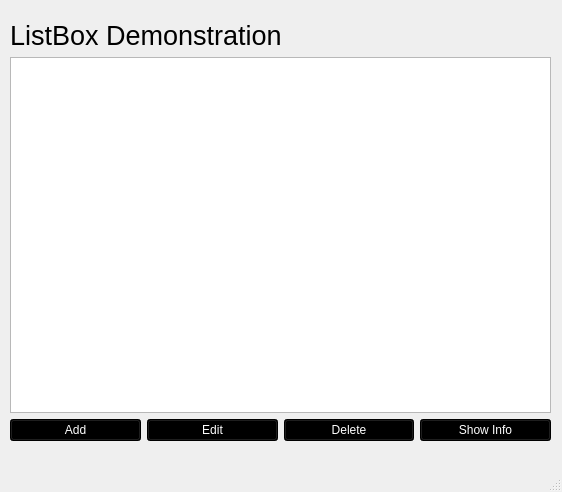
<?xml version="1.0" encoding="UTF-8"?>
<ui version="4.0">
 <class>MainWindow</class>
 <widget class="QMainWindow" name="MainWindow">
  <property name="geometry">
   <rect>
    <x>0</x>
    <y>0</y>
    <width>562</width>
    <height>492</height>
   </rect>
  </property>
  <property name="windowTitle">
   <string>MainWindow</string>
  </property>
  <widget class="QWidget" name="centralwidget">
   <widget class="QWidget" name="verticalLayoutWidget">
    <property name="geometry">
     <rect>
      <x>10</x>
      <y>20</y>
      <width>541</width>
      <height>421</height>
     </rect>
    </property>
    <layout class="QVBoxLayout" name="verticalLayout">
     <item>
      <widget class="QLabel" name="titleLabel">
       <property name="font">
        <font>
         <pointsize>20</pointsize>
        </font>
       </property>
       <property name="text">
        <string>ListBox Demonstration</string>
       </property>
      </widget>
     </item>
     <item>
      <widget class="QListWidget" name="listWidget"/>
     </item>
     <item>
      <layout class="QHBoxLayout" name="horizontalLayout">
       <item>
        <widget class="QPushButton" name="addButton">
         <property name="styleSheet">
          <string notr="true">background-color: rgb(0, 0, 0);
color: rgb(255, 255, 255);</string>
         </property>
         <property name="text">
          <string>Add</string>
         </property>
        </widget>
       </item>
       <item>
        <widget class="QPushButton" name="editButton">
         <property name="styleSheet">
          <string notr="true">background-color: rgb(0, 0, 0);
color: rgb(255, 255, 255);</string>
         </property>
         <property name="text">
          <string>Edit</string>
         </property>
        </widget>
       </item>
       <item>
        <widget class="QPushButton" name="deleteButton">
         <property name="styleSheet">
          <string notr="true">background-color: rgb(0, 0, 0);
color: rgb(255, 255, 255);</string>
         </property>
         <property name="text">
          <string>Delete</string>
         </property>
        </widget>
       </item>
       <item>
        <widget class="QPushButton" name="showInfoButton">
         <property name="styleSheet">
          <string notr="true">background-color: rgb(0, 0, 0);
color: rgb(255, 255, 255);</string>
         </property>
         <property name="text">
          <string>Show Info</string>
         </property>
        </widget>
       </item>
      </layout>
     </item>
    </layout>
   </widget>
  </widget>
  <widget class="QStatusBar" name="statusbar"/>
 </widget>
 <resources/>
 <connections/>
</ui>
